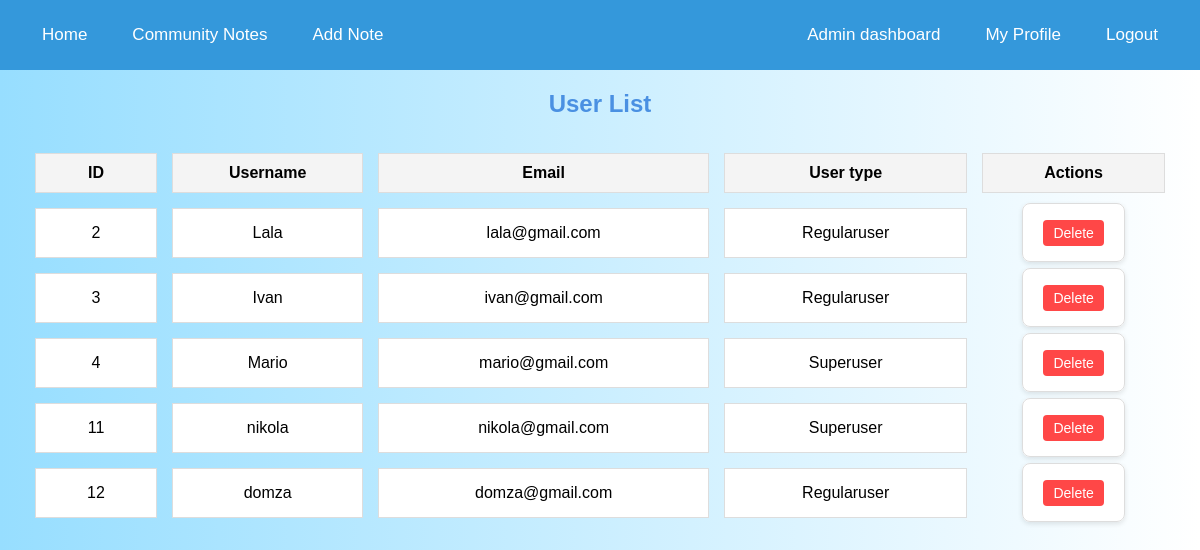
Before: /accounts/user_list/ (signed in) with the older database file.
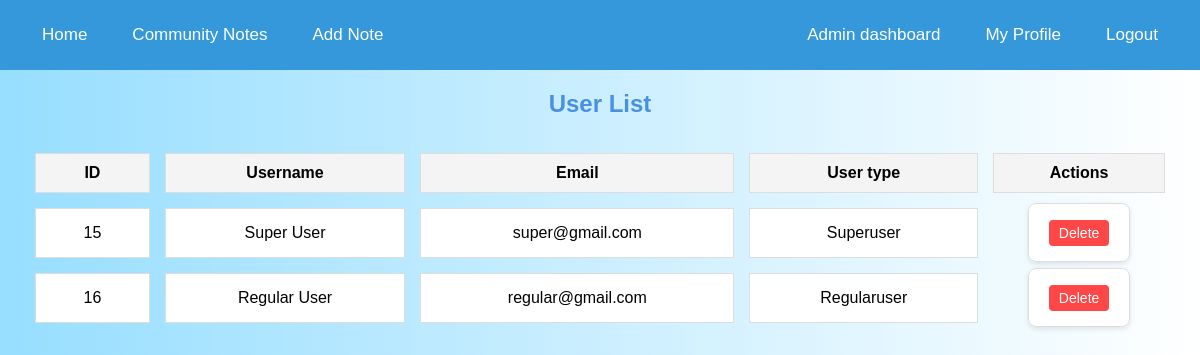
After: the same page with the newer database file.
### accounts/models.py (models this page shows, shortened)
class CustomUser(AbstractUser):
    class Types(models.TextChoices):
        ADMIN = "ADMIN", "Admin"
        SUPERUSER = "SUPERUSER", "Superuser"
        REGULARUSER = "REGULARUSER", "Regularuser"
    type = models.CharField(
        max_length=20, choices=Types.choices, default=Types.ADMIN
    )
    theme = models.CharField(max_length=10, choices=[("light", "Light"), ("dark", "Dark")], default="light")
    email = models.EmailField(unique=True, max_length=50)
    username = models.CharField(unique=True, max_length=20)
    note = models.TextField(max_length=200, null=True, blank=True)
    USERNAME_FIELD = "email"
    REQUIRED_FIELDS = ["username"]

### accounts/views.py (the view)
# urls.py: path('user_list/', views.user_list, name='user_list'),
@login_required
@user_passes_test(is_admin)
def user_list(request):
    users = CustomUser.objects.exclude(type=CustomUser.Types.ADMIN)
    return render(request, 'accounts/user_list.html', {'users': users})

### accounts/views.py (called while the page is built)
def is_admin(user):
    return user.is_authenticated and user.type == CustomUser.Types.ADMIN

### accounts/templates/accounts/user_list.html (shortened to what this page needs)
{% extends 'notes/base.html' %}
{% block content %}
<h2 class="heading">User List</h2>
<div class="table-container">
    <table class="user-table">
        <thead>
            <tr>
                <th class="table-header">ID</th>
                <th class="table-header">Username</th>
                <th class="table-header">Email</th>
                <th class="table-header">User type</th>
                <th class="table-header">Actions</th>
            </tr>
        </thead>
        <tbody>
            {% for user in users %}
                <tr class="user-row">
                    <td class="user-cell">{{ user.id }}</td>
                    <td class="user-cell">{{ user.username }}</td>
                    <td class="user-cell">{{ user.email }}</td>
                    <td class="user-cell">{{ user.get_type_display }}</td>
                    <td class="user-actions">
                        {% if user != request.user and user.type != 'ADMIN' %}
                            <form action="{% url 'accounts:delete_user' user.id %}" method="post" class="delete-form">
                                <button type="submit" class="delete-button" onclick="return confirm('Are you sure you want to delete this user?');">Delete</button>
                            </form>
                        {% else %}
                            <em class="no-delete">You can not delete!</em>
                        {% endif %}
                    </td>
                </tr>
            {% endfor %}
        </tbody>
    </table>
</div>
{% endblock %}

### notes/templates/notes/base.html (shortened to what this page needs)
{% load static %}
<!DOCTYPE html>
<html lang="en">
<head>
    <link rel="stylesheet" type="text/css" href="{% static 'app/notes.css' %}">
</head>
<body class="{% if request.session.theme == 'dark' %}dark{% else %}light{% endif %}">
    <nav>
        <div class="nav-left">
            <a href="{% url 'home' %}">Home</a>
            <a href="{% url 'notes:index' %}">Community Notes</a>
            <a href="{% url 'notes:add_note' %}">Add Note</a>
        </div>
        <div class="nav-right">
            {% if user.is_authenticated %}
                {% if user.is_superuser %}
                    <a href="/admin">Admin dashboard</a>
                {% endif %}
                <a href="{% url 'accounts:profile' user.id %}">My Profile</a>
                <a href="{% url 'logout' %}">Logout</a>
            {% else %}
                <a href="{% url 'accounts:register' %}">Register</a>
                <a href="{% url 'login' %}">Login</a>
            {% endif %}
        </div>
    </nav>
    <div class="container">
        {% block content %}
        {% endblock %}
    </div>
</body>
</html>

### notes/static/app/notes.css (style rules this page uses)
body { background: linear-gradient(to bottom, white, #b3e5fc); color: #2c3e50; font-family: Arial, sans-serif; margin: 0; padding: 0; }
nav { display: flex; justify-content: space-between; align-items: center; background-color: #3498db; padding: 10px 0; }
nav a { color: white; text-decoration: none; margin: 0 15px; font-size: 17px; }
.nav-left { display: flex; gap: 15px; font-family:'Trebuchet MS', 'Lucida Sans Unicode', 'Lucida Grande', 'Lucida Sans', Arial, sans-serif; padding: 15px; margin-left: 12px; }
.nav-right { display: flex; gap: 15px; align-items: center; font-family:'Trebuchet MS', 'Lucida Sans Unicode', 'Lucida Grande', 'Lucida Sans', Arial, sans-serif; padding: 15px; margin-right: 12px; }
.container { max-width: 1200px; margin: 20px auto; padding: 0 20px; }
h1, h2 { color: #2980b9; font-weight: bold; }
button { background-color: #3498db; color: white; border: none; padding: 10px 20px; border-radius: 5px; font-size: 16px; cursor: pointer; }
body { font-family: Arial, sans-serif; background-color: #f4f7fa; color: #333; margin: 0; padding: 0; }
h2 { text-align: center; color: #4a90e2; margin-top: 20px; }
form { background-color: #fff; border: 1px solid #ddd; border-radius: 8px; padding: 20px; box-shadow: 0 2px 5px rgba(0, 0, 0, 0.1); margin: 20px auto; width: 80%; max-width: 600px; }
form button { background-color: #4a90e2; color: white; padding: 10px 20px; border: none; border-radius: 5px; font-size: 1.1em; cursor: pointer; transition: background-color 0.3s; }
a { color: #4a90e2; text-decoration: none; font-size: 1.1em; }
body.light { background: linear-gradient(to right, #97deff, white); color: black; }
.heading { text-align: center; margin-bottom: 16px; font-size: 24px; }
.table-container { margin-top: 20px; margin-bottom: 40px; overflow-x: auto; }
.user-table { width: 100%; border-collapse: separate; border-spacing: 15px; margin: 0 auto; }
.table-header { padding: 10px 15px; text-align: center; vertical-align: middle; background-color: #f4f4f4; font-weight: bold; border: 1px solid #ddd; }
.user-row { border-bottom: 1px solid #ddd; }
.user-cell { padding: 15px 25px; text-align: center; vertical-align: middle; border: 1px solid #ddd; background-color: #fff; }
.user-actions { text-align: center; }
.delete-form { display: inline; }
.delete-button { padding: 5px 10px; font-size: 14px; cursor: pointer; background-color: #ff4747; color: white; border: none; border-radius: 4px; outline: none; transition: background-color 0.3s ease; }
.delete-button, .delete-button:focus { background-color: #ff4747; box-shadow: none; }

Changed rows visible on the page:
removed CustomUser: id "2", username "Lala", email "lala@gmail.com", type "Regularuser", shows "Delete"
removed CustomUser: id "3", username "Ivan", email "ivan@gmail.com", type "Regularuser", shows "Delete"
removed CustomUser: id "4", username "Mario", email "mario@gmail.com", type "Superuser", shows "Delete"
removed CustomUser: id "11", username "nikola", email "nikola@gmail.com", type "Superuser", shows "Delete"
removed CustomUser: id "12", username "domza", email "domza@gmail.com", type "Regularuser", shows "Delete"
added CustomUser: id "15", username "Super User", email "super@gmail.com", type "Superuser", shows "Delete"
added CustomUser: id "16", username "Regular User", email "regular@gmail.com", type "Regularuser", shows "Delete"
